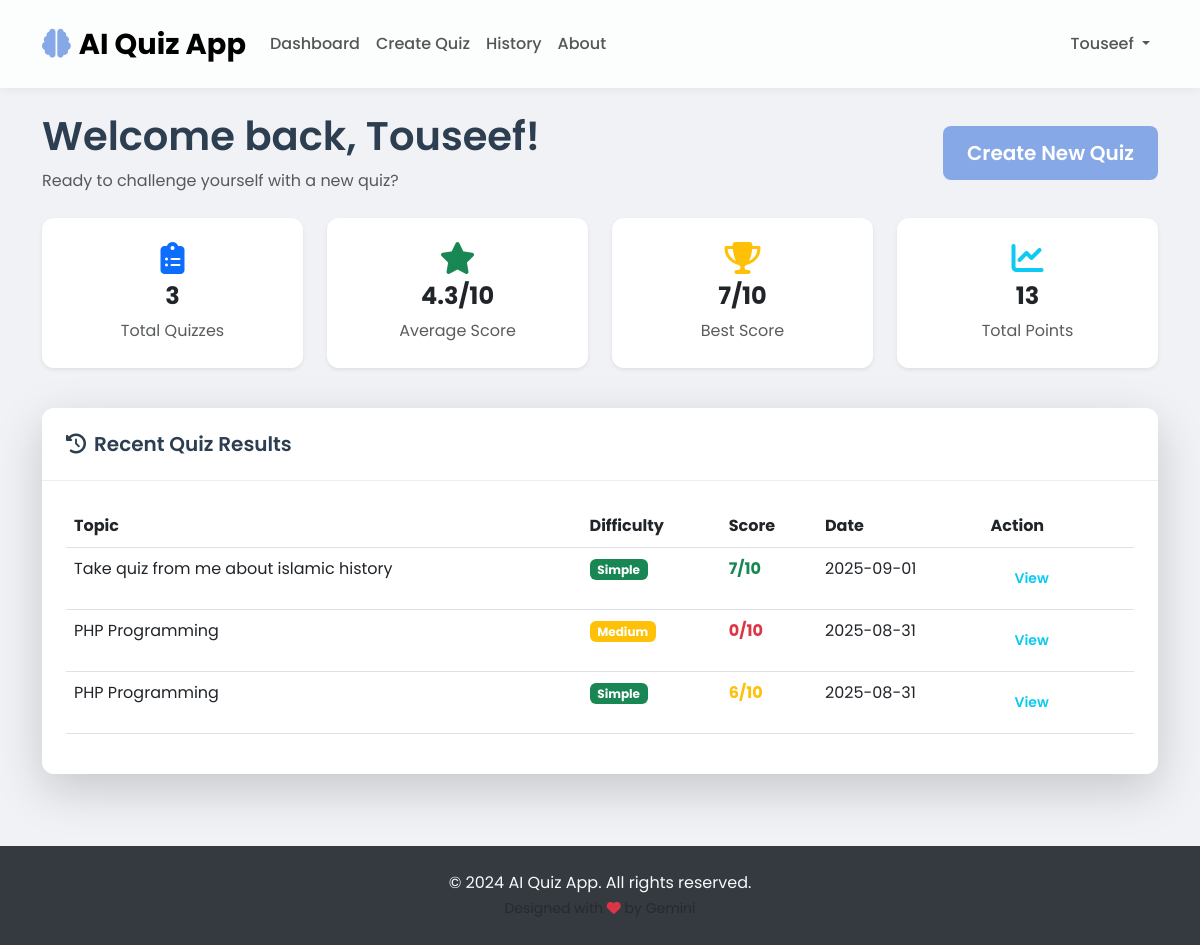
/dashboard (signed in), run on an earlier commit of the app's database.
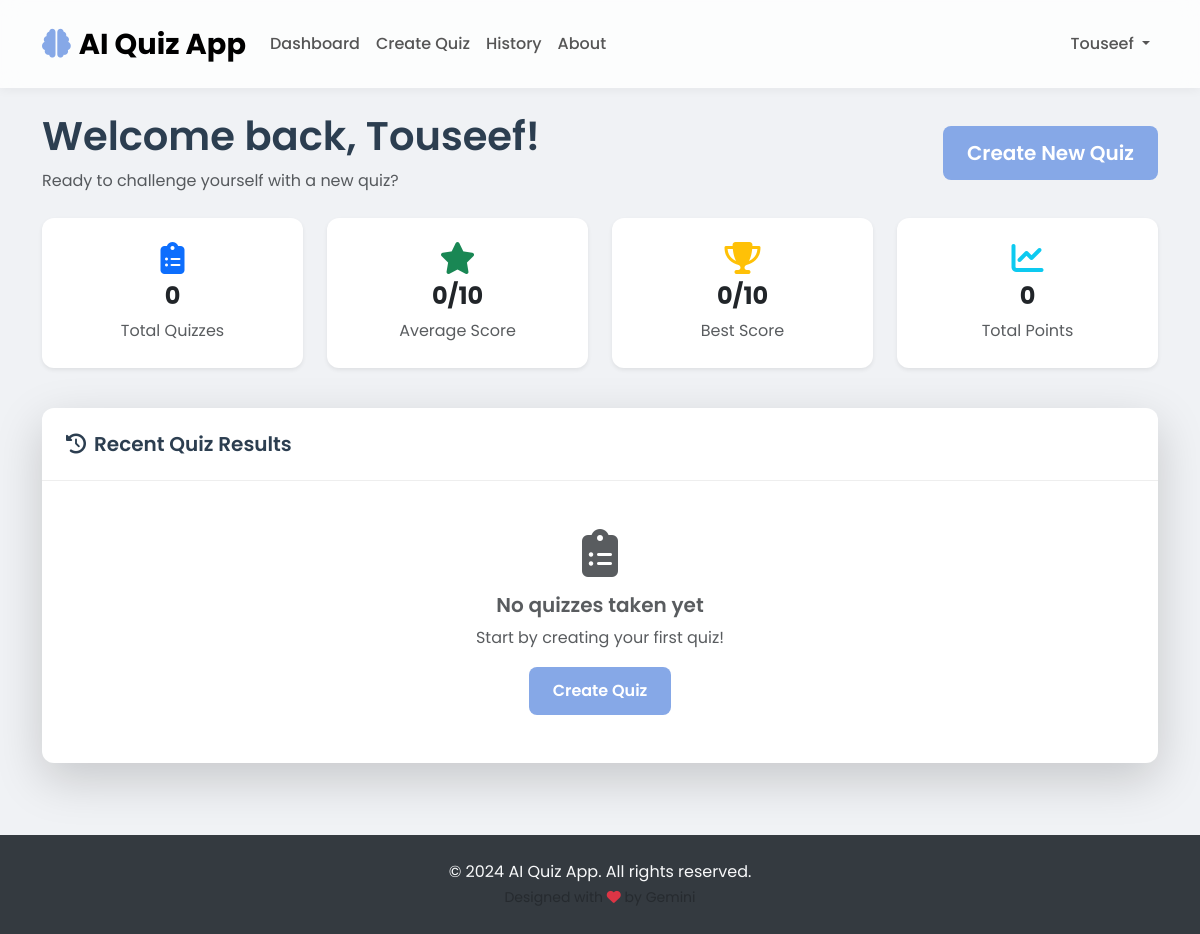
And on a later commit of the database.
### models.py (models this page shows, shortened)
class Quiz(db.Model):
    __tablename__ = 'quizzes'
    id = db.Column(db.Integer, primary_key=True)
    topic = db.Column(db.String(200), nullable=False)
    difficulty = db.Column(db.Enum('simple', 'medium', 'hard'), nullable=False)
    created_at = db.Column(db.DateTime, default=datetime.utcnow)
    questions = db.relationship('Question', backref='quiz', lazy=True, cascade='all, delete-orphan')
    results = db.relationship('QuizResult', backref='quiz', lazy=True)

### routes/main.py (the view)
@main_bp.route('/dashboard')
@login_required
def dashboard():
    results = QuizResult.query.filter_by(user_id=current_user.id).all()
    stats = {
        'total_quizzes': len(results),
        'average_score': 0,
        'best_score': 0,
        'total_score': 0,
        'difficulty_stats': {'simple': 0, 'medium': 0, 'hard': 0},
        'recent_results': []
    }
    if results:
        scores = [r.score for r in results]
        stats['average_score'] = round(sum(scores) / len(scores), 1)
        stats['best_score'] = max(scores)
        stats['total_score'] = sum(scores)
        difficulty_query = db.session.query(
            Quiz.difficulty,
            func.avg(QuizResult.score).label('avg_score'),
            func.count(QuizResult.id).label('count')
        ).join(QuizResult).filter(
            QuizResult.user_id == current_user.id
        ).group_by(Quiz.difficulty).all()
        for difficulty, avg_score, count in difficulty_query:
            stats['difficulty_stats'][difficulty] = {
                'count': count,
                'average_score': round(float(avg_score), 1)
            }
        recent_results = QuizResult.query.filter_by(user_id=current_user.id)\
                                        .order_by(QuizResult.taken_at.desc())\
                                        .limit(5).all()
        stats['recent_results'] = [r.to_dict() for r in recent_results]
    return render_template('main/dashboard.html', stats=stats)

### models.py (called while the page is built)
    def to_dict(self):
        return {
            'id': self.id,
            'quiz_id': self.quiz_id,
            'score': self.score,
            'taken_at': self.taken_at.isoformat(),
            'quiz_topic': self.quiz.topic,
            'quiz_difficulty': self.quiz.difficulty
        }

### templates/main/dashboard.html (shortened to what the changed rows need)
{% extends "base.html" %}
{% block content %}
<div class="row">
    <div class="col-12">
        <div class="d-flex justify-content-between align-items-center mb-4 fade-in-up">
            <div>
                <h1>Welcome back, {{ current_user.username }}!</h1>
            </div>
        </div>
    </div>
</div>
<div class="row mb-4">
    <div class="col-md-3 mb-3 fade-in-up">
        <div class="card border-0 shadow-sm h-100">
            <div class="card-body text-center">
                <i class="fas fa-clipboard-list fa-2x text-primary mb-2"></i>
                <h4 class="card-title fw-bold">{{ stats.total_quizzes }}</h4>
                <p class="card-text text-muted">Total Quizzes</p>
            </div>
        </div>
    </div>
    <div class="col-md-3 mb-3 fade-in-up">
        <div class="card border-0 shadow-sm h-100">
            <div class="card-body text-center">
                <i class="fas fa-star fa-2x text-success mb-2"></i>
                <h4 class="card-title fw-bold">{{ stats.average_score }}/10</h4>
                <p class="card-text text-muted">Average Score</p>
            </div>
        </div>
    </div>
    <div class="col-md-3 mb-3 fade-in-up">
        <div class="card border-0 shadow-sm h-100">
            <div class="card-body text-center">
                <i class="fas fa-trophy fa-2x text-warning mb-2"></i>
                <h4 class="card-title fw-bold">{{ stats.best_score }}/10</h4>
                <p class="card-text text-muted">Best Score</p>
            </div>
        </div>
    </div>
    <div class="col-md-3 mb-3 fade-in-up">
        <div class="card border-0 shadow-sm h-100">
            <div class="card-body text-center">
                <i class="fas fa-chart-line fa-2x text-info mb-2"></i>
                <h4 class="card-title fw-bold">{{ stats.total_score }}</h4>
                <p class="card-text text-muted">Total Points</p>
            </div>
        </div>
    </div>
</div>
<div class="row">
    <div class="col-lg-12 mb-4">
        <div class="card border-0 shadow-lg fade-in-up h-100">
            <div class="card-body">
                {% if stats.recent_results %}
                    <div class="table-responsive">
                        <table class="table table-hover">
                            <thead>
                                <tr>
                                    <th>Topic</th>
                                    <th>Difficulty</th>
                                    <th>Score</th>
                                    <th>Date</th>
                                    <th>Action</th>
                                </tr>
                            </thead>
                            <tbody>
                                {% for result in stats.recent_results %}
                                <tr>
                                    <td>{{ result.quiz_topic }}</td>
                                    <td>
                                        <span class="badge bg-{{ 'success' if result.quiz_difficulty == 'simple' else 'warning' if result.quiz_difficulty == 'medium' else 'danger' }}">
                                            {{ result.quiz_difficulty.title() }}
                                        </span>
                                    </td>
                                    <td>
                                        <strong class="text-{{ 'success' if result.score >= 7 else 'warning' if result.score >= 5 else 'danger' }}">
                                            {{ result.score }}/10
                                        </strong>
                                    </td>
                                    <td>{{ result.taken_at[:10] }}</td>
                                    <td>
                                        <a href="{{ url_for('quiz.view_results', result_id=result.id) }}" class="btn btn-sm btn-outline-info">View</a>
                                    </td>
                                </tr>
                                {% endfor %}
                            </tbody>
                        </table>
                    </div>
                {% else %}
                    <div class="text-center py-4">
                        <i class="fas fa-clipboard-list fa-3x text-muted mb-3"></i>
                        <h5 class="text-muted">No quizzes taken yet</h5>
                        <p class="text-muted">Start by creating your first quiz!</p>
                        <a href="{{ url_for('quiz.create_quiz') }}" class="btn btn-primary">Create Quiz</a>
                    </div>
                {% endif %}
            </div>
        </div>
    </div>
</div>
{% endblock %}

What changed in the data, as far as the page shows it:
removed Quiz: quiz_topic "Take quiz from me about islamic history", quiz_difficulty "Simple", score "7", created_at "2025-09-01"
removed Quiz: quiz_topic "PHP Programming", quiz_difficulty "Medium", score "0", created_at "2025-08-31"
no longer on this page (row edited): Quiz: quiz_topic "PHP Programming", quiz_difficulty "Simple", score "6", created_at "2025-08-31"
Also different on the page:
{{ stats.total_quizzes }}: "3" → "0"
{{ stats.average_score }}: "4.3" → "0"
{{ stats.best_score }}: "7" → "0"
{{ stats.total_score }}: "13" → "0"
text no longer shown: "Topic Difficulty Score Date Action"
text now shown: "No quizzes taken yet Start by creating your first quiz! Create Quiz"
